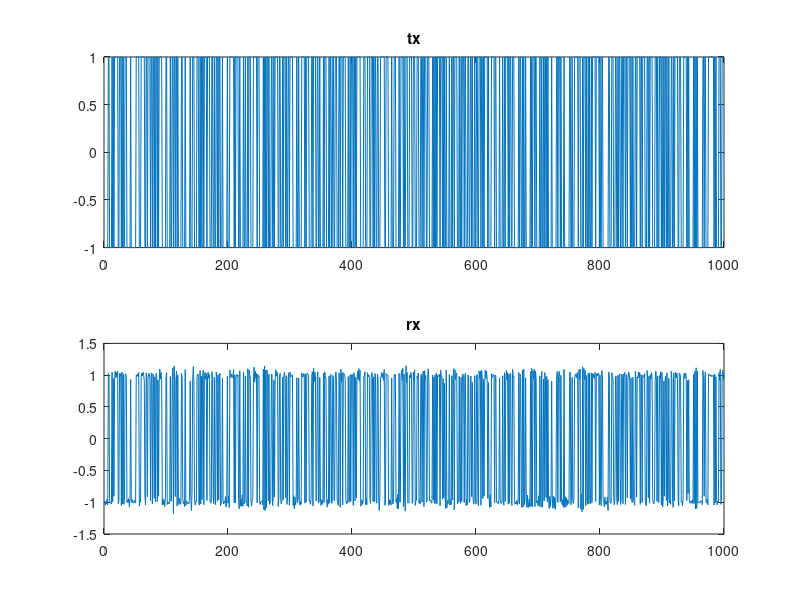
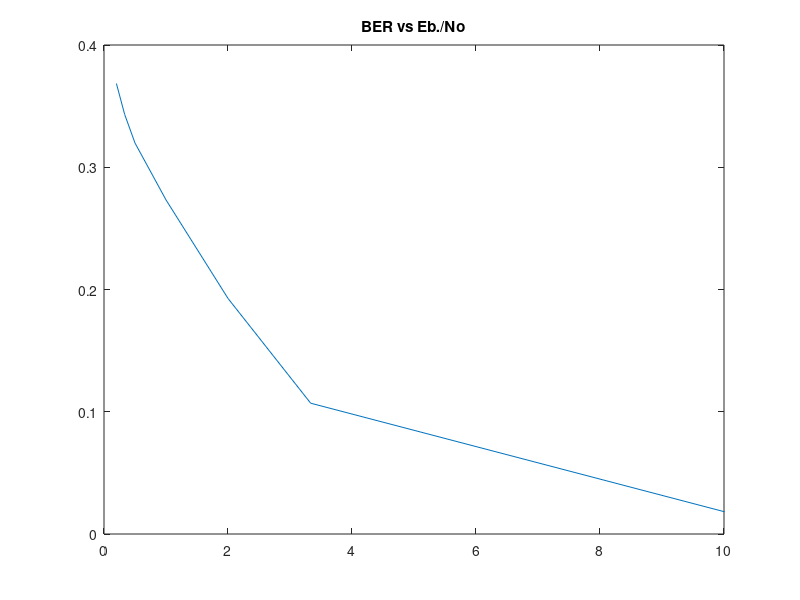

Recreate these plots in MATLAB, in order.
L = 1000; 
N = 1;

h = randn(L,N) + 1i*randn(L,N);
Power = exp(-0.5*[0:L-1].^2)';
h = abs(h).*Power;

H = zeros(L,L);
i = 1;
z = 1;

for n=1:L                 
    for j = i:-1:1        
        H(n,z) = h(j);    
        z=z+1;            
    end           
    z=1;          
    i=i+1;        
end

inversed_H = inv(H); 
BER = [];
BER_Temp = [];
Eb = 1; 
No = [5 3 2 1 0.5 0.3 0.1 0.05 0.01 0.005 0.001]; 
for var = No
    N = sqrt(var/2)*randn(L,1);   
    for m = 1:10                  
                                  
        x = randi([0,1],1,L);     
        x = (x * 2)-1 ;            
        y = H*x' + N;             
        recieved_x = inversed_H*y; 
        
        D = zeros(size(recieved_x));  
                                      
        for k = 1:L
            if recieved_x(k) <= 0  
                D(k) = -1;
            else 
                D(k) = 1;          
            end
        end
        
        n = 0;            
        for k = 1:L
            if D(k) ~= x(k) 
                n = n+1;
            end
        end
        
        BER_Temp = [BER_Temp n/L];   
    end
    
    BER = [BER mean(BER_Temp)];   
    BER_Temp = [];  
end

figure;
 subplot(2,1,1); plot(x); title("tx")  
 subplot(2,1,2); plot(recieved_x); title("rx")  
figure; 
 plot(Eb./No , BER); title("BER vs Eb./No")
xlim([0 10])